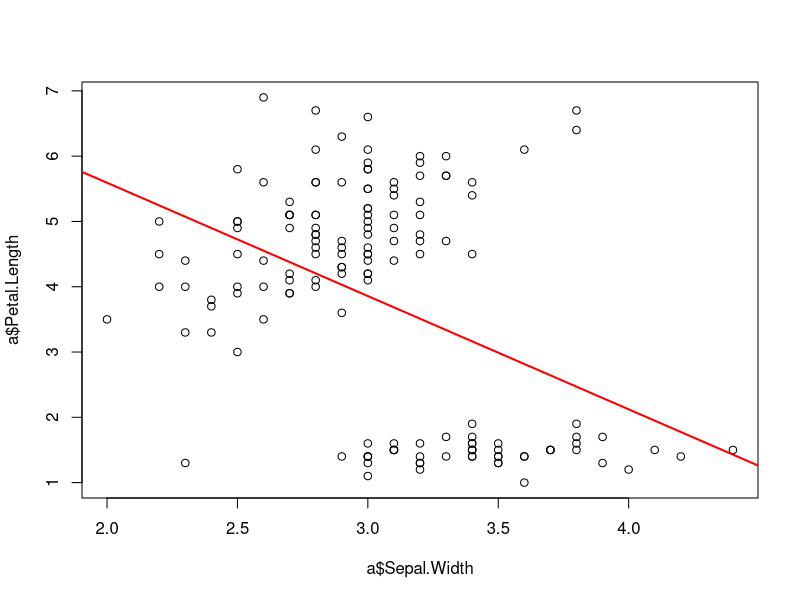
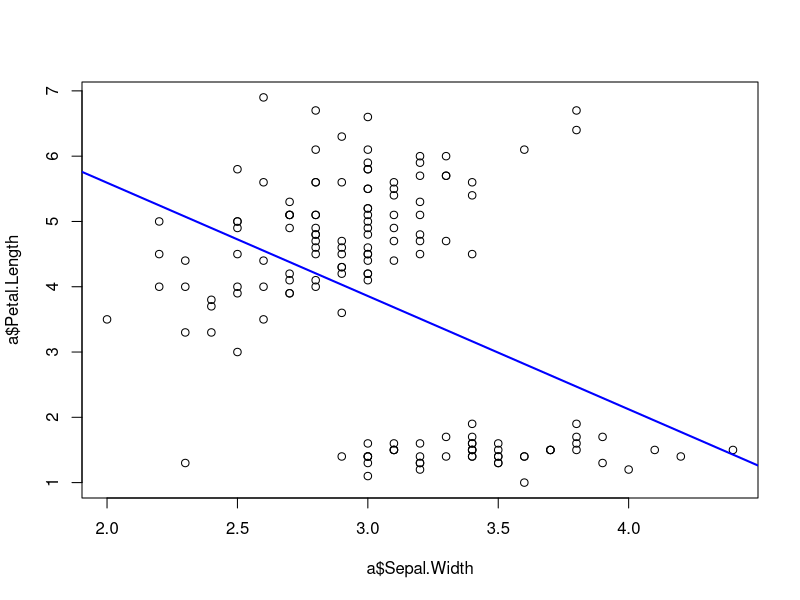

These charts were generated, in order, by the following R code: (Note: this script raises an error after producing the figures.)
# predict petal length using sepal width

# Single linear regression
x<-iris
x
a<-data.frame(x)
plot(a$Sepal.Width,a$Petal.Length)
rel<-lm(Petal.Length~Sepal.Width,data=a)
summary(rel)$r.squared
abline(rel,col="red",lwd=2)
summary(rel)
predict(rel,data.frame(Sepal.Width=3.2))


# Multiple linear regression
plot(a$Sepal.Width,a$Petal.Length)
rel<-lm(Petal.Length~Sepal.Length+Sepal.Width+Petal.Width,data=a)
summary(rel)$r.squared
abline(lm(Petal.Length~Sepal.Width,data=a),col="blue",lwd=2)
summary(rel)
predict(rel1,data.frame(Sepal.Length=4.5,Sepal.Width=3.2,Petal.Width=5.6))


#polynomial regression
library(ggplot2)
a$Slength=a$Sepal.Length^2
a$swidth=a$Sepal.Width^3
a$pwidth=a$Petal.Width^4
View(a)
plot(a$Sepal.Width,a$Petal.Length)
rel<-lm(Petal.Length~Slength+swidth+pwidth,data=a)
summary(rel)$r.squared
ggplot()+geom_point(aes(x=a$Sepal.Width,y=a$Petal.Length),colour="red")+geom_line(aes(x=a$Sepal.Width,y=predict(rel,newdata = a)),colour="blue")+ggtitle("Iris Data")+xlab("Sepal Width")+ylab("Petal Length")
predict(rel,data.frame(Slength=3.4^2,swidth=3.4^3,pwidth=3.4^4))



cat("R-squared (Linear):", summary(rel)$r.squared, "\n")
cat("R-squared (Multiple):", summary(rel1)$r.squared, "\n")
cat("R-squared (Polynomial):", summary(model2)$r.squared, "\n")

########
model2 <- lm(Petal.Length ~ poly(Sepal.Width, 2), data = a)
summary(model2)

summary(model)$r.squared
summary(model2)$r.squared

plot(a$Sepal.Width, a$Petal.Length)
lines(sort(a$Sepal.Width), predict(model2, data.frame(Sepal.Width = sort(a$Sepal.Width))), col = "blue",lwd=2)
